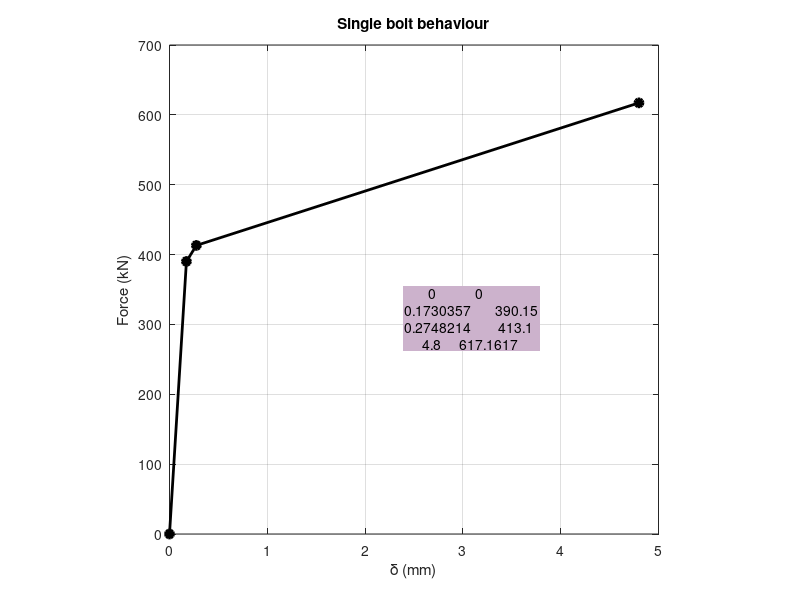

Recreate this plot in MATLAB.
%% simple tool to obtain force-elongation of a single bolt for steel joint design
% Ashkan Shahbazian
clc; clear ; close all;
%% Inputs
% bolt
f0=0; % N | pretension load
a2=0.9;
fub=1000; % N/mm2 | Nominal value of the the ultimate tensile strength
As=459; % mm2 | effective tensile area of the bolt
E=210000; %N/mm2 | Elastic modulus
% bolt head
h_bolthead=17; % mm | thickness of the bolt head
% nut
h_nut=23.8; % mm | thickness of the nut
% clampe length
Sigma_t=48; % mm | clamp length
%% Outputs
% stiffness
Lb=Sigma_t+(h_bolthead+h_nut)*0.5; % mm
k10=1.6*As*E/Lb; %N/mm
k0=1000*k10;
k1=k10;
k2=0.1*k10;
k3=0.02*k10;
K_p_1=[k0 k1 k2 k3];
K_p_0=[k1 k2 k3];

% force
Ft=fub*As; %N
f1=0.85*Ft; %N
f2=a2*Ft; %N

% ultimate deflection
delta_0=0;
delta_1=f1/k1;
delta_2=(f2-f1)/k2+delta_1;
delta_u=0.1*Sigma_t;

delta_p_1=[0 delta_0 delta_1 delta_2 delta_u];
delta_p_0=[0 delta_1 delta_2 delta_u];
% ultimate force
fu=k3*(delta_u-delta_2)+f2;

f_p_1=[0 f0 f1 f2 fu];
f_p_0=[0 f1 f2 fu];

% summary
if f0==0;
   delta=delta_p_0;
   K=K_p_0/1000;
   F=f_p_0/1000;
else
   delta=delta_p_1;
   K=K_p_1/1000;
   F=f_p_1/1000;
end

plot (delta, F, '-ok',...
    'LineWidth',2,...
    'MarkerSize',6,...
    'MarkerEdgeColor','k',...
    'MarkerFaceColor',[0,0,0]);
grid on; box on; axis square;
title('Single bolt behaviour');
xlabel('\delta (mm)');
ylabel('Force (kN)');
final=[delta' F'];
text(max(delta)/2, max(F)/2, ['', num2str(final)],'BackgroundColor',[.8 0.7 .8],'Margin',1); % display


